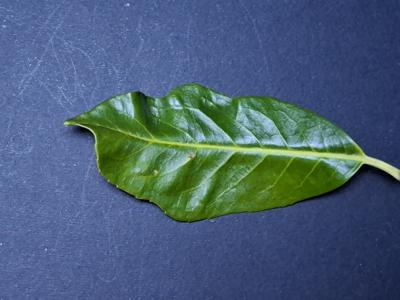
%> input picture images/A/15.jpg, 400 x 300 px
$ octave convexhull.m   (GNU Octave 9; MATLAB toolbox functions it lacks are replaced by stand-ins)
%> lines starting %> are read from the running program, lines starting %| are printed output that depends on the picture
### compute/bwclose.m
function r = bwclose(BW, STREL)
    % r = bwclose(BW, STREL)
    %
    % STREL is assumed to be either a valid 0/1 matrix or a struct returned
    % by strel.
    if isa(STREL,'strel')
        se = STREL.Neighborhood;
    else
        se = STREL;
    end
    r = conv2(conv2(BW, se, 'same') > 0, se, 'same') == nnz(se);
end

### tests/convexhull.m
% Read an example image
img = imread('images/M/15.jpg');  % Replace with your image file
%> img is the input picture: size 300x400x3 uint8; mean R, G, B 73.5, 95.3, 118.3

se = strel('disk', 5);

% Convert the image to grayscale (if needed) and threshold it to create a binary image
grayImg = rgb2gray(img);
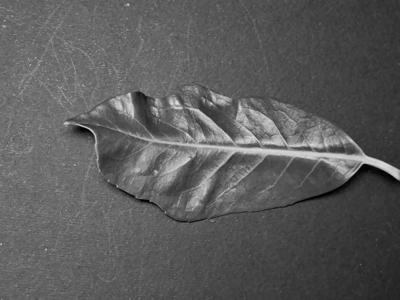
%> grayImg: size 300x400 uint8; min 0, max 233, mean 91.3

tmp = imread('images/ground_truth/M/15.jpg') > 1;
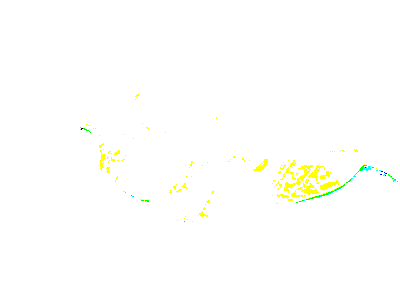
%> tmp: size 300x400x3 logical; mean R, G, B 0.998, 1, 0.989
%> the run ends on the next line
tmp = bwopen(bwclose(tmp,se),se);

$ run again, with images/A/1.jpg copied over images/A/15.jpg
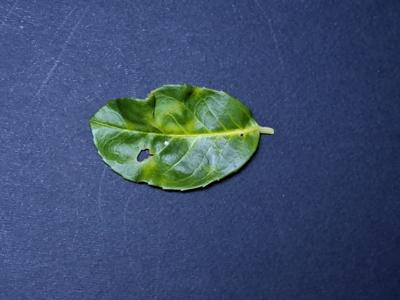
%> input picture images/A/1.jpg, 400 x 300 px
%> img is the input picture: size 300x400x3 uint8; mean R, G, B 60.5, 78.2, 109.9
%> `grayImg = rgb2gray(img);`:
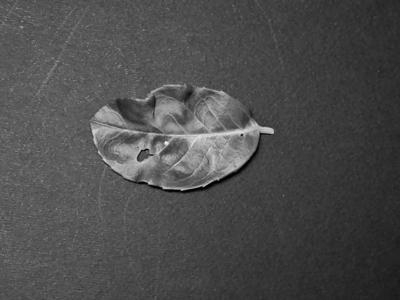
%> grayImg: size 300x400 uint8; min 1, max 244, mean 76.5
%> `tmp = imread('images/ground_truth/M/15.jpg') > 1;`:
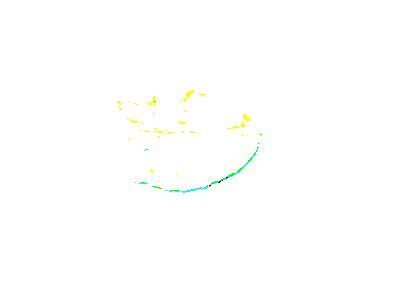
%> tmp: size 300x400x3 logical; mean R, G, B 0.998, 1, 0.997

$ run again, with images/A/11.jpg copied over images/A/15.jpg
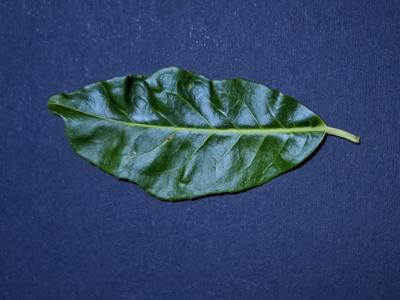
%> input picture images/A/11.jpg, 400 x 300 px
%> img is the input picture: size 300x400x3 uint8; mean R, G, B 49.2, 69.9, 103.6
%> `grayImg = rgb2gray(img);`:
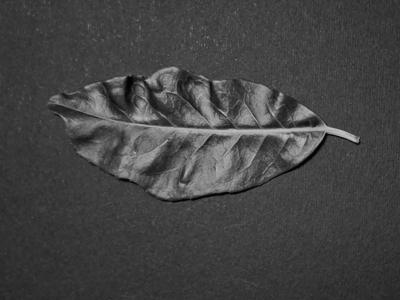
%> grayImg: size 300x400 uint8; min 1, max 201, mean 67.5
%> `tmp = imread('images/ground_truth/M/15.jpg') > 1;`:
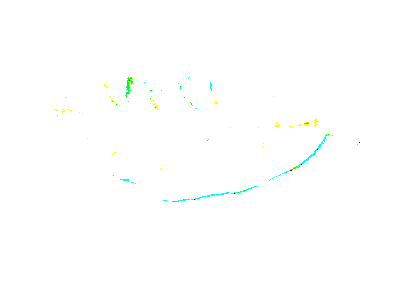
%> tmp: size 300x400x3 logical; mean R, G, B 0.997, 1, 0.998
